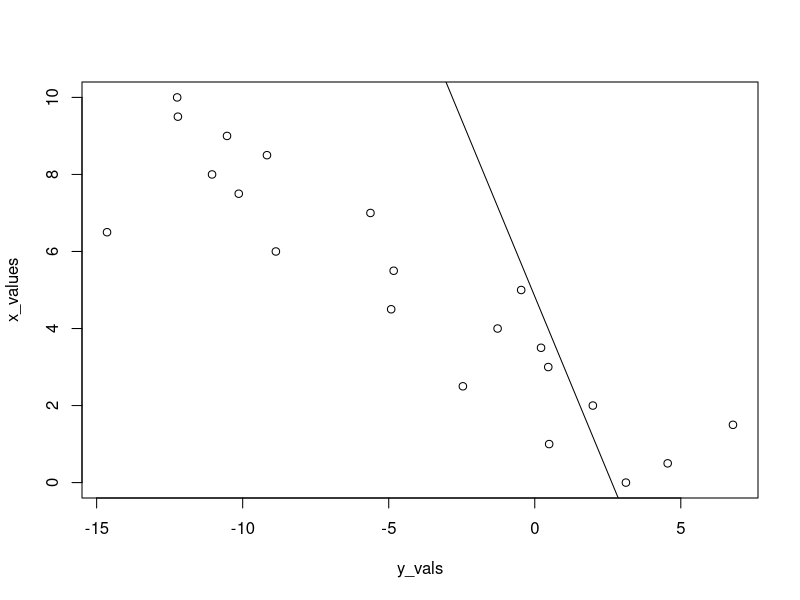
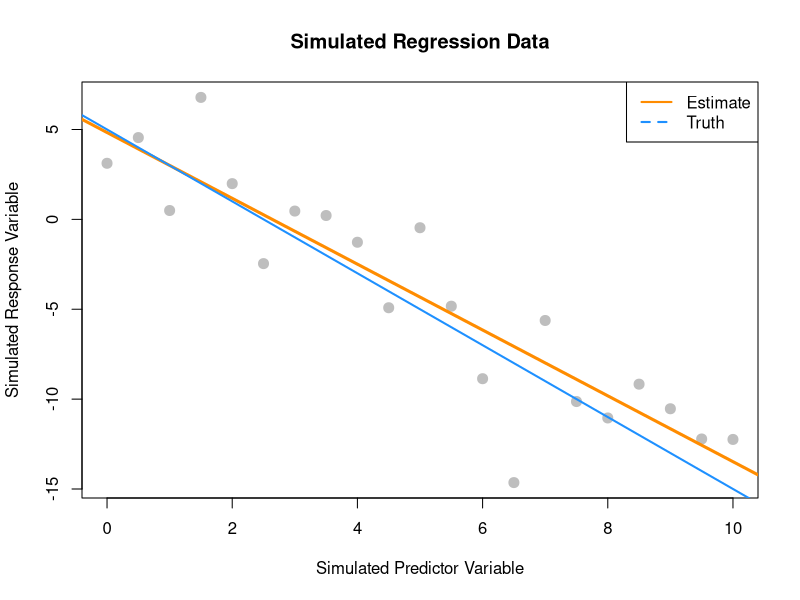

The R script that drew these images, in order:
#previously we have known the data
# we assumed a model

#what if we knew the true model
#but didn't know the data
#given a true model, simulate data

#assume the truth
#Y|X ~ N(5 - 2x, 9)
#Bo = 5, B1 = -2, sigma^ 2 = 9
# get data, and calculate 
#Bo hat, B1 hat
#does out procedure work correctly

#generate data according to model
# mean + noise

# Y = 5 - 2x + ei, e ~ N(Mu = 0, sigma^2 = 9)
#Bo = 5, B1 = -2 sigmaSquared = 9

num_obs = 21
beta_0 = 5
beta_1 = -2
sigma = 3 # standard deviation

#generate data

x_values = seq(from = 0, to = 10, length.out = num_obs)

set.seed(1)
(epsilon = rnorm( n = num_obs, mean = 0, sd = sigma))

y_vals = (beta_0 + (beta_1 * x_values)) + epsilon

# fit model
sim_fit = lm( y_vals ~ x_values)

plot(y_vals, x_values)

abline(sim_fit)


#write function to do simulation
sim_slr = function(x, beta_0 = 10, beta_1 = 5, sigma = 1){
  n = length(x)
  epsilon = rnorm(n, mean = 0, sd = sigma)
  y = beta_0 + beta_1 * x + epsilon
  data.frame(predictor = x, response = y)
}

set.seed(1)
sim_data = sim_slr(x = x_values, beta_0 = 5, beta_1 = -2, sigma = 3)
head(sim_data)

# they are the same
sim_data$response


#recreate, but use a 

set.seed(1)
sim_data = sim_slr(x = x_values, beta_0 = 5, beta_1 = -2, sigma = 3)
sim_fit = lm(response ~ predictor, data = sim_data)
coef(sim_fit)

plot(response ~ predictor, data = sim_data,
     xlab = "Simulated Predictor Variable",
     ylab = "Simulated Response Variable",
     main = "Simulated Regression Data",
     pch = 20,
     cex = 2, 
     col = "grey")
abline(sim_fit, lwd = 3, lty = 1, col = "darkorange")

abline(beta_0, beta_1, lwd = 2, col = "dodgerblue")

legend("topright", c("Estimate", "Truth"), lty = c(1,2), lwd = 2,
                     col = c("darkorange", "dodgerblue"))
